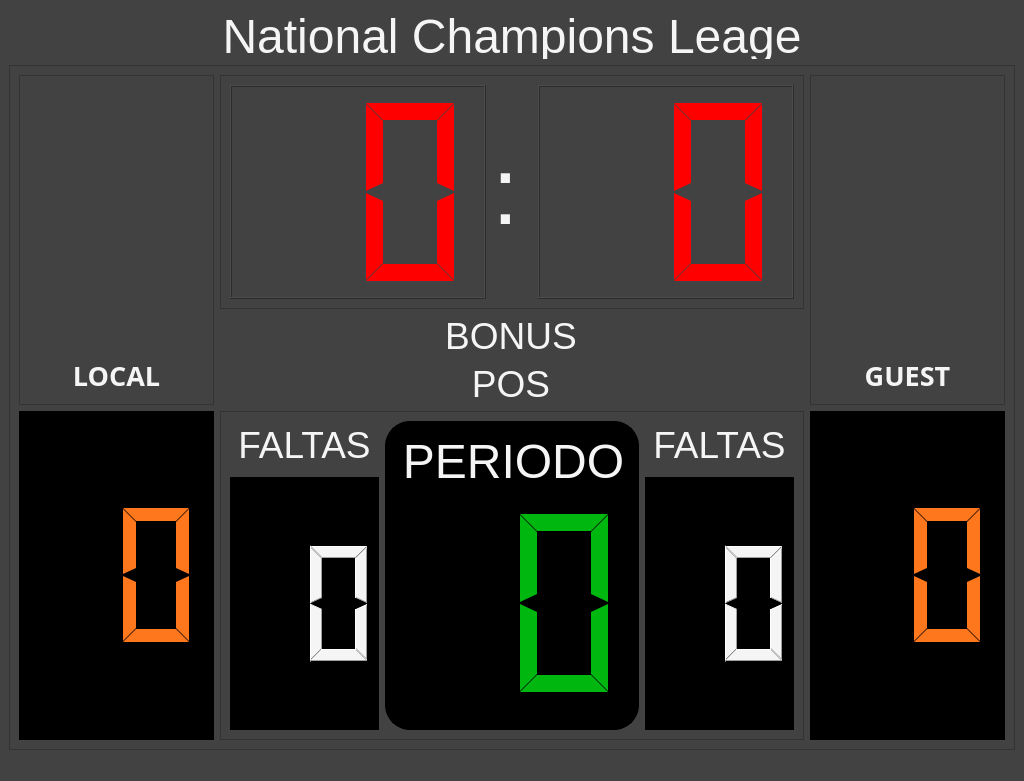
<?xml version="1.0" encoding="UTF-8"?>
<ui version="4.0">
 <class>BoardW</class>
 <widget class="QMainWindow" name="BoardW">
  <property name="geometry">
   <rect>
    <x>0</x>
    <y>0</y>
    <width>1024</width>
    <height>781</height>
   </rect>
  </property>
  <property name="windowTitle">
   <string>Open ScoreBoard</string>
  </property>
  <property name="windowIcon">
   <iconset resource="resources.qrc">
    <normaloff>:/images/images/balon.png</normaloff>:/images/images/balon.png</iconset>
  </property>
  <property name="styleSheet">
   <string notr="true">background-color: rgb(66, 66, 66);
color: rgb(245, 245, 245);</string>
  </property>
  <widget class="QWidget" name="centralwidget">
   <layout class="QVBoxLayout" name="verticalLayout_9">
    <item>
     <widget class="QLabel" name="TITLE">
      <property name="maximumSize">
       <size>
        <width>16777215</width>
        <height>50</height>
       </size>
      </property>
      <property name="font">
       <font>
        <pointsize>36</pointsize>
       </font>
      </property>
      <property name="text">
       <string>National Champions Leage</string>
      </property>
      <property name="textFormat">
       <enum>Qt::RichText</enum>
      </property>
      <property name="alignment">
       <set>Qt::AlignCenter</set>
      </property>
     </widget>
    </item>
    <item>
     <widget class="QFrame" name="frame">
      <property name="frameShape">
       <enum>QFrame::StyledPanel</enum>
      </property>
      <property name="frameShadow">
       <enum>QFrame::Raised</enum>
      </property>
      <layout class="QGridLayout" name="gridLayout">
       <item row="0" column="4">
        <widget class="QFrame" name="frame_3">
         <property name="frameShape">
          <enum>QFrame::StyledPanel</enum>
         </property>
         <property name="frameShadow">
          <enum>QFrame::Raised</enum>
         </property>
         <layout class="QVBoxLayout" name="verticalLayout_2">
          <item>
           <widget class="QLabel" name="LOGO2">
            <property name="text">
             <string/>
            </property>
            <property name="alignment">
             <set>Qt::AlignCenter</set>
            </property>
           </widget>
          </item>
          <item>
           <widget class="QLabel" name="guestName">
            <property name="maximumSize">
             <size>
              <width>16777215</width>
              <height>40</height>
             </size>
            </property>
            <property name="font">
             <font>
              <family>Sans</family>
              <pointsize>20</pointsize>
              <weight>75</weight>
              <bold>true</bold>
             </font>
            </property>
            <property name="text">
             <string>GUEST</string>
            </property>
            <property name="alignment">
             <set>Qt::AlignCenter</set>
            </property>
           </widget>
          </item>
         </layout>
        </widget>
       </item>
       <item row="1" column="4">
        <widget class="QFrame" name="frameTimer_3">
         <property name="styleSheet">
          <string notr="true">background-color: rgb(0, 0, 0);</string>
         </property>
         <property name="frameShape">
          <enum>QFrame::StyledPanel</enum>
         </property>
         <property name="frameShadow">
          <enum>QFrame::Raised</enum>
         </property>
         <layout class="QHBoxLayout" name="horizontalLayout_3">
          <item>
           <widget class="QLCDNumber" name="PUNTOS2">
            <property name="sizePolicy">
             <sizepolicy hsizetype="Minimum" vsizetype="Minimum">
              <horstretch>0</horstretch>
              <verstretch>0</verstretch>
             </sizepolicy>
            </property>
            <property name="styleSheet">
             <string notr="true">color: rgb(255, 119, 28);</string>
            </property>
            <property name="digitCount">
             <number>2</number>
            </property>
            <property name="mode">
             <enum>QLCDNumber::Dec</enum>
            </property>
            <property name="segmentStyle">
             <enum>QLCDNumber::Flat</enum>
            </property>
            <property name="value" stdset="0">
             <double>0.000000000000000</double>
            </property>
            <property name="intValue" stdset="0">
             <number>0</number>
            </property>
           </widget>
          </item>
         </layout>
        </widget>
       </item>
       <item row="1" column="0">
        <widget class="QFrame" name="frameTimer_2">
         <property name="styleSheet">
          <string notr="true">background-color: rgb(0, 0, 0);</string>
         </property>
         <property name="frameShape">
          <enum>QFrame::StyledPanel</enum>
         </property>
         <property name="frameShadow">
          <enum>QFrame::Raised</enum>
         </property>
         <layout class="QHBoxLayout" name="horizontalLayout_2">
          <item>
           <widget class="QLCDNumber" name="PUNTOS1">
            <property name="sizePolicy">
             <sizepolicy hsizetype="Minimum" vsizetype="Minimum">
              <horstretch>0</horstretch>
              <verstretch>0</verstretch>
             </sizepolicy>
            </property>
            <property name="styleSheet">
             <string notr="true">color: rgb(255, 119, 28);</string>
            </property>
            <property name="digitCount">
             <number>2</number>
            </property>
            <property name="mode">
             <enum>QLCDNumber::Dec</enum>
            </property>
            <property name="segmentStyle">
             <enum>QLCDNumber::Flat</enum>
            </property>
            <property name="value" stdset="0">
             <double>0.000000000000000</double>
            </property>
            <property name="intValue" stdset="0">
             <number>0</number>
            </property>
           </widget>
          </item>
         </layout>
        </widget>
       </item>
       <item row="0" column="0">
        <widget class="QFrame" name="frame_2">
         <property name="frameShape">
          <enum>QFrame::StyledPanel</enum>
         </property>
         <property name="frameShadow">
          <enum>QFrame::Raised</enum>
         </property>
         <layout class="QVBoxLayout" name="verticalLayout_3">
          <item>
           <widget class="QLabel" name="LOGO1">
            <property name="text">
             <string/>
            </property>
            <property name="alignment">
             <set>Qt::AlignCenter</set>
            </property>
           </widget>
          </item>
          <item>
           <widget class="QLabel" name="homeName">
            <property name="maximumSize">
             <size>
              <width>16777215</width>
              <height>40</height>
             </size>
            </property>
            <property name="font">
             <font>
              <family>Sans</family>
              <pointsize>20</pointsize>
              <weight>75</weight>
              <bold>true</bold>
             </font>
            </property>
            <property name="text">
             <string>LOCAL</string>
            </property>
            <property name="alignment">
             <set>Qt::AlignCenter</set>
            </property>
           </widget>
          </item>
         </layout>
        </widget>
       </item>
       <item row="1" column="1" colspan="3">
        <widget class="QFrame" name="frame_4">
         <property name="frameShape">
          <enum>QFrame::StyledPanel</enum>
         </property>
         <property name="frameShadow">
          <enum>QFrame::Raised</enum>
         </property>
         <layout class="QVBoxLayout" name="verticalLayout_7">
          <item>
           <layout class="QHBoxLayout" name="horizontalLayout_6">
            <item>
             <layout class="QVBoxLayout" name="verticalLayout_5">
              <item>
               <widget class="QLabel" name="label_3">
                <property name="maximumSize">
                 <size>
                  <width>16777215</width>
                  <height>50</height>
                 </size>
                </property>
                <property name="text">
                 <string>&lt;html&gt;&lt;head/&gt;&lt;body&gt;&lt;p align=&quot;center&quot;&gt;&lt;span style=&quot; font-size:28pt;&quot;&gt;FALTAS&lt;/span&gt;&lt;/p&gt;&lt;/body&gt;&lt;/html&gt;</string>
                </property>
                <property name="alignment">
                 <set>Qt::AlignCenter</set>
                </property>
               </widget>
              </item>
              <item>
               <widget class="QLCDNumber" name="FALTAS1">
                <property name="font">
                 <font>
                  <pointsize>20</pointsize>
                 </font>
                </property>
                <property name="styleSheet">
                 <string notr="true">background-color: rgb(0, 0, 0);</string>
                </property>
                <property name="digitCount">
                 <number>2</number>
                </property>
                <property name="intValue" stdset="0">
                 <number>0</number>
                </property>
               </widget>
              </item>
             </layout>
            </item>
            <item>
             <widget class="QFrame" name="frameTimer_4">
              <property name="styleSheet">
               <string notr="true">background-color: rgb(0, 0, 0);
border: 2px solid;
    border-radius: 25px;</string>
              </property>
              <property name="frameShape">
               <enum>QFrame::StyledPanel</enum>
              </property>
              <property name="frameShadow">
               <enum>QFrame::Raised</enum>
              </property>
              <layout class="QVBoxLayout" name="verticalLayout_4">
               <item>
                <widget class="QLabel" name="label_2">
                 <property name="sizePolicy">
                  <sizepolicy hsizetype="Minimum" vsizetype="Ignored">
                   <horstretch>0</horstretch>
                   <verstretch>0</verstretch>
                  </sizepolicy>
                 </property>
                 <property name="maximumSize">
                  <size>
                   <width>16777215</width>
                   <height>50</height>
                  </size>
                 </property>
                 <property name="text">
                  <string>&lt;html&gt;&lt;head/&gt;&lt;body&gt;&lt;p align=&quot;center&quot;&gt;&lt;span style=&quot; font-size:36pt;&quot;&gt;PERIODO&lt;/span&gt;&lt;/p&gt;&lt;/body&gt;&lt;/html&gt;</string>
                 </property>
                </widget>
               </item>
               <item>
                <widget class="QLCDNumber" name="PERIODO">
                 <property name="sizePolicy">
                  <sizepolicy hsizetype="Minimum" vsizetype="Minimum">
                   <horstretch>0</horstretch>
                   <verstretch>0</verstretch>
                  </sizepolicy>
                 </property>
                 <property name="styleSheet">
                  <string notr="true">color: rgb(0, 183, 16);</string>
                 </property>
                 <property name="digitCount">
                  <number>2</number>
                 </property>
                 <property name="mode">
                  <enum>QLCDNumber::Dec</enum>
                 </property>
                 <property name="segmentStyle">
                  <enum>QLCDNumber::Flat</enum>
                 </property>
                 <property name="value" stdset="0">
                  <double>0.000000000000000</double>
                 </property>
                 <property name="intValue" stdset="0">
                  <number>0</number>
                 </property>
                </widget>
               </item>
              </layout>
             </widget>
            </item>
            <item>
             <layout class="QVBoxLayout" name="verticalLayout_6">
              <item>
               <widget class="QLabel" name="label_4">
                <property name="maximumSize">
                 <size>
                  <width>16777215</width>
                  <height>50</height>
                 </size>
                </property>
                <property name="text">
                 <string>&lt;html&gt;&lt;head/&gt;&lt;body&gt;&lt;p align=&quot;center&quot;&gt;&lt;span style=&quot; font-size:28pt;&quot;&gt;FALTAS&lt;/span&gt;&lt;/p&gt;&lt;/body&gt;&lt;/html&gt;</string>
                </property>
                <property name="alignment">
                 <set>Qt::AlignCenter</set>
                </property>
               </widget>
              </item>
              <item>
               <widget class="QLCDNumber" name="FALTAS2">
                <property name="sizePolicy">
                 <sizepolicy hsizetype="Minimum" vsizetype="Minimum">
                  <horstretch>0</horstretch>
                  <verstretch>0</verstretch>
                 </sizepolicy>
                </property>
                <property name="font">
                 <font>
                  <pointsize>72</pointsize>
                 </font>
                </property>
                <property name="styleSheet">
                 <string notr="true">background-color: rgb(0, 0, 0);</string>
                </property>
                <property name="digitCount">
                 <number>2</number>
                </property>
                <property name="intValue" stdset="0">
                 <number>0</number>
                </property>
               </widget>
              </item>
             </layout>
            </item>
           </layout>
          </item>
         </layout>
        </widget>
       </item>
       <item row="0" column="1" colspan="3">
        <layout class="QVBoxLayout" name="verticalLayout">
         <item>
          <widget class="QFrame" name="frameTimer">
           <property name="styleSheet">
            <string notr="true">background-color: rgb(0, 0, 0);
border: 2px solid;
Border-radius: 25px;
Qframe {
border-color: rgb(254, 249, 249);};</string>
           </property>
           <property name="frameShape">
            <enum>QFrame::StyledPanel</enum>
           </property>
           <property name="frameShadow">
            <enum>QFrame::Raised</enum>
           </property>
           <layout class="QHBoxLayout" name="horizontalLayout">
            <item>
             <widget class="QLCDNumber" name="lcdTimerMM">
              <property name="sizePolicy">
               <sizepolicy hsizetype="Minimum" vsizetype="Minimum">
                <horstretch>0</horstretch>
                <verstretch>0</verstretch>
               </sizepolicy>
              </property>
              <property name="styleSheet">
               <string notr="true">color: rgb(255, 0, 0);</string>
              </property>
              <property name="digitCount">
               <number>2</number>
              </property>
              <property name="mode">
               <enum>QLCDNumber::Dec</enum>
              </property>
              <property name="segmentStyle">
               <enum>QLCDNumber::Flat</enum>
              </property>
              <property name="value" stdset="0">
               <double>0.000000000000000</double>
              </property>
              <property name="intValue" stdset="0">
               <number>0</number>
              </property>
             </widget>
            </item>
            <item>
             <widget class="QLabel" name="timerSep">
              <property name="enabled">
               <bool>false</bool>
              </property>
              <property name="sizePolicy">
               <sizepolicy hsizetype="Maximum" vsizetype="Maximum">
                <horstretch>0</horstretch>
                <verstretch>0</verstretch>
               </sizepolicy>
              </property>
              <property name="minimumSize">
               <size>
                <width>20</width>
                <height>50</height>
               </size>
              </property>
              <property name="maximumSize">
               <size>
                <width>40</width>
                <height>200</height>
               </size>
              </property>
              <property name="styleSheet">
               <string notr="true"/>
              </property>
              <property name="text">
               <string>&lt;html&gt;&lt;head/&gt;&lt;body&gt;&lt;p&gt;&lt;span style=&quot; font-size:72pt;&quot;&gt;:&lt;/span&gt;&lt;/p&gt;&lt;/body&gt;&lt;/html&gt;</string>
              </property>
              <property name="scaledContents">
               <bool>true</bool>
              </property>
              <property name="wordWrap">
               <bool>true</bool>
              </property>
             </widget>
            </item>
            <item>
             <widget class="QLCDNumber" name="lcdTimerSS">
              <property name="sizePolicy">
               <sizepolicy hsizetype="Minimum" vsizetype="Minimum">
                <horstretch>0</horstretch>
                <verstretch>0</verstretch>
               </sizepolicy>
              </property>
              <property name="styleSheet">
               <string notr="true">color: rgb(255, 0, 0);</string>
              </property>
              <property name="smallDecimalPoint">
               <bool>false</bool>
              </property>
              <property name="digitCount">
               <number>2</number>
              </property>
              <property name="mode">
               <enum>QLCDNumber::Dec</enum>
              </property>
              <property name="segmentStyle">
               <enum>QLCDNumber::Flat</enum>
              </property>
              <property name="value" stdset="0">
               <double>0.000000000000000</double>
              </property>
              <property name="intValue" stdset="0">
               <number>0</number>
              </property>
             </widget>
            </item>
           </layout>
          </widget>
         </item>
         <item>
          <layout class="QHBoxLayout" name="horizontalLayout_7">
           <property name="spacing">
            <number>0</number>
           </property>
           <property name="sizeConstraint">
            <enum>QLayout::SetMaximumSize</enum>
           </property>
           <property name="leftMargin">
            <number>0</number>
           </property>
           <item>
            <widget class="QLabel" name="bonus1">
             <property name="sizePolicy">
              <sizepolicy hsizetype="Fixed" vsizetype="Fixed">
               <horstretch>0</horstretch>
               <verstretch>0</verstretch>
              </sizepolicy>
             </property>
             <property name="text">
              <string/>
             </property>
             <property name="pixmap">
              <pixmap resource="resources.qrc">:/images/images/gray.png</pixmap>
             </property>
             <property name="scaledContents">
              <bool>true</bool>
             </property>
             <property name="alignment">
              <set>Qt::AlignCenter</set>
             </property>
            </widget>
           </item>
           <item>
            <widget class="QLabel" name="label_5">
             <property name="sizePolicy">
              <sizepolicy hsizetype="Maximum" vsizetype="Maximum">
               <horstretch>0</horstretch>
               <verstretch>0</verstretch>
              </sizepolicy>
             </property>
             <property name="font">
              <font>
               <pointsize>28</pointsize>
              </font>
             </property>
             <property name="text">
              <string>BONUS</string>
             </property>
             <property name="alignment">
              <set>Qt::AlignCenter</set>
             </property>
            </widget>
           </item>
           <item>
            <widget class="QLabel" name="bonus2">
             <property name="sizePolicy">
              <sizepolicy hsizetype="Fixed" vsizetype="Fixed">
               <horstretch>0</horstretch>
               <verstretch>0</verstretch>
              </sizepolicy>
             </property>
             <property name="text">
              <string/>
             </property>
             <property name="pixmap">
              <pixmap resource="resources.qrc">:/images/images/gray.png</pixmap>
             </property>
             <property name="scaledContents">
              <bool>true</bool>
             </property>
             <property name="alignment">
              <set>Qt::AlignCenter</set>
             </property>
            </widget>
           </item>
          </layout>
         </item>
         <item>
          <layout class="QHBoxLayout" name="horizontalLayout_8">
           <item>
            <widget class="QLabel" name="pos1">
             <property name="sizePolicy">
              <sizepolicy hsizetype="Fixed" vsizetype="Fixed">
               <horstretch>0</horstretch>
               <verstretch>0</verstretch>
              </sizepolicy>
             </property>
             <property name="text">
              <string/>
             </property>
             <property name="pixmap">
              <pixmap resource="resources.qrc">:/images/images/balon-gray.png</pixmap>
             </property>
             <property name="scaledContents">
              <bool>true</bool>
             </property>
             <property name="alignment">
              <set>Qt::AlignCenter</set>
             </property>
            </widget>
           </item>
           <item>
            <widget class="QLabel" name="label_9">
             <property name="sizePolicy">
              <sizepolicy hsizetype="Fixed" vsizetype="Fixed">
               <horstretch>0</horstretch>
               <verstretch>0</verstretch>
              </sizepolicy>
             </property>
             <property name="font">
              <font>
               <pointsize>28</pointsize>
              </font>
             </property>
             <property name="text">
              <string>  POS  </string>
             </property>
             <property name="alignment">
              <set>Qt::AlignCenter</set>
             </property>
            </widget>
           </item>
           <item>
            <widget class="QLabel" name="pos2">
             <property name="sizePolicy">
              <sizepolicy hsizetype="Fixed" vsizetype="Fixed">
               <horstretch>0</horstretch>
               <verstretch>0</verstretch>
              </sizepolicy>
             </property>
             <property name="text">
              <string/>
             </property>
             <property name="pixmap">
              <pixmap resource="resources.qrc">:/images/images/balon-gray.png</pixmap>
             </property>
             <property name="scaledContents">
              <bool>true</bool>
             </property>
             <property name="alignment">
              <set>Qt::AlignCenter</set>
             </property>
            </widget>
           </item>
          </layout>
         </item>
        </layout>
       </item>
      </layout>
     </widget>
    </item>
   </layout>
  </widget>
  <widget class="QStatusBar" name="statusbar"/>
 </widget>
 <resources>
  <include location="resources.qrc"/>
 </resources>
 <connections/>
</ui>
